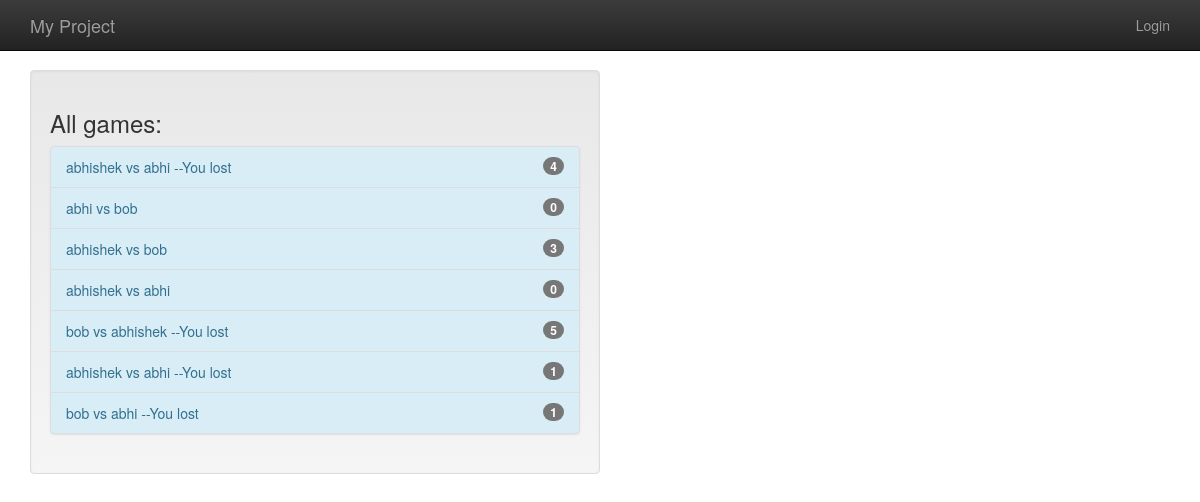
Screenshot of /games/all with the database file from the repository.
### gameplay/models.py (models this page shows, shortened)
class Game(models.Model):
	first_player = models.ForeignKey(User,related_name="games_first_player",on_delete=models.DO_NOTHING)
	second_player = models.ForeignKey(User,related_name="games_second_player",on_delete=models.DO_NOTHING)
	start_time = models.DateTimeField(auto_now_add=True)
	last_active = models.DateTimeField(auto_now=True)
	status = models.CharField(max_length=1,default='F',choices=GAME_STATUS_CHOICES)
	objects = GamesQuerySet.as_manager()
	def get_absolute_url(self):
		return reverse('gameplay_detail',args=[self.id])
	def __str__(self):
		return "{0} vs {1}".format(self.first_player,self.second_player)

### gameplay/views.py (the view)
# urls.py: path('all',AllGamesList.as_view()),
class AllGamesList(ListView):
    model = Game

### templates/gameplay/game_list.html
{% extends "base.html" %}
{% block content %}
    <div class="well col-sm-6">
        <h3>All games:</h3>
        {% include "player/game_list_snippet.html" with games_list=object_list %}
    </div>
{% endblock content %}

### templates/player/game_list_snippet.html
{% if games_list %}
    <div class="list-group bg-info">
        {% for game in games_list %}
            <a class="list-group-item list-group-item-info" href="{{ game.get_absolute_url }}">
                {{ game }}
                {% if game.status not in 'FS' %}
                    {% if game.status == "D" %}
                        --Draw
                    {% elif game.status == "W" and user == game.first_player %}
                        --You won!
                    {% elif game.status == "L" and user == game.second_player %}
                        --You won!
                    {% else %}
                        --You lost
                    {% endif %}
                {% endif %}
                <span class="badge">{{ game.move_set.count }}</span>
            </a>
        {% endfor %}
    </div>
{% endif %}

### templates/base.html (style rules this page uses)
body { padding-top: 70px; padding-bottom: 20px; padding-left: 30px; padding-right: 30px; }

### rows the page displays
Game: first_player+second_player "abhishek vs abhi", status "--You lost", move_set.count "4"
Game: first_player+second_player "abhi vs bob", move_set.count "0"
Game: first_player+second_player "abhishek vs bob", move_set.count "3"
Game: first_player+second_player "abhishek vs abhi", move_set.count "0"
Game: first_player+second_player "bob vs abhishek", status "--You lost", move_set.count "5"
Game: first_player+second_player "abhishek vs abhi", status "--You lost", move_set.count "1"
Game: first_player+second_player "bob vs abhi", status "--You lost", move_set.count "1"
